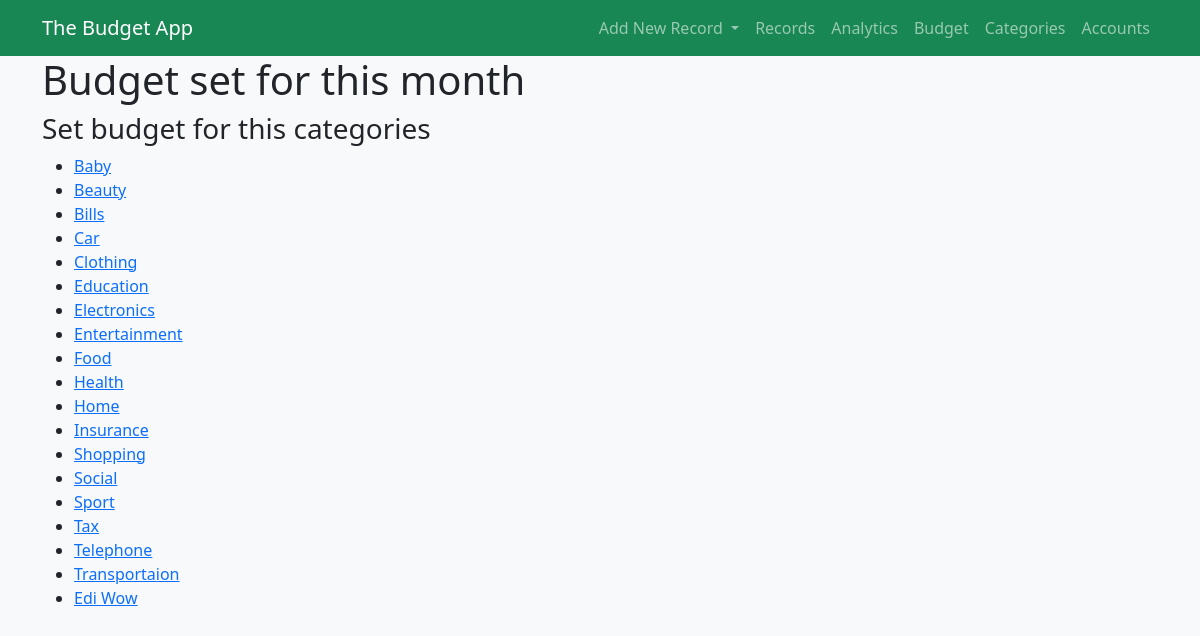
/budget, run on an earlier commit of the app's database.
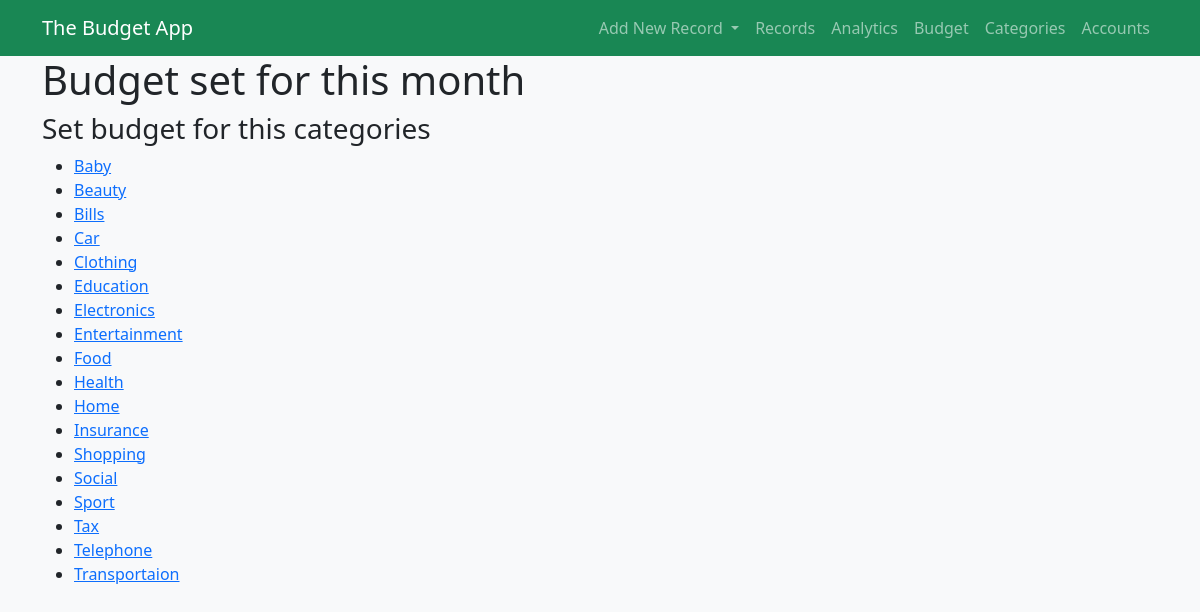
And on a later commit of the database.
### the_budget_app/models.py (models this page shows, shortened)
class Category(models.Model):
    CATEGORY_TYPE = (
        ('income', 'Income'),
        ('expense', 'Expense'),
        ('transfer','Transfer')
    )
    category_type = models.CharField(max_length=8, choices=CATEGORY_TYPE)
    category_name = models.CharField(max_length=200)
    editable = models.BooleanField(default=True)
    class Meta:
        db_table = 'category'
        verbose_name_plural = 'categories'
    def expenses():
        return Category.objects.filter(category_type='expense')

### the_budget_app/views/budget_view.py (the view)
# urls.py: path('', index.index, name='index'),
def index(request):
    today = datetime.today()
    budget = Budget.objects.select_related('category').filter(
        month=today.month, year=today.year
    )
    expenses = Ledger.objects.values('category').annotate(
        total_expense=Sum('amount')
    ).filter(date_created__month=today.month)
    with_budget_set = expenses.filter(category__budget__in=budget)
    budget_left = []
    for b, j in zip(budget, with_budget_set):
        whats_left = b.budget_limit - j['total_expense']
        budget_left.append(whats_left)
    budgets_and_expense = zip(budget, budget_left)
    context = {
        'budgets': budgets_and_expense,
        'with_budget_set': with_budget_set,
    }
    if budget:
        categories = Category.objects.filter(
            category_type='expense'
        )
        categories = categories.exclude(budget__in=budget)
        context.update({
            'categories': categories,
        })
    else:
        categories = Category.expenses()
        context.update({
            'categories': categories,
        })
    return render(request, BUDGET_INDEX, context)

### the_budget_app/templates/the_budget_app/budget/index.html (shortened to what this page needs)
{% extends '../base.html' %}
{% load my_temp %}
{% block content %}
<div class="container-lg">
    {% if budgets %}
    <h1>Budget set for this month</h1>
    {% else %}
        No budgets set for this month.
    {% endif %}
    {% if categories %}
    <h3>Set budget for this categories</h3>
    <ul>
        {% for category in categories %}
            <li><a href="{% url 'the_budget:create_budget' category.pk %}">{{ category.category_name }}</a></li>
        {% endfor %}
    </ul>
    {% endif %}
</div>
{% endblock content %}

What changed in the data, as far as the page shows it:
removed Category: category_name "Edi Wow"
